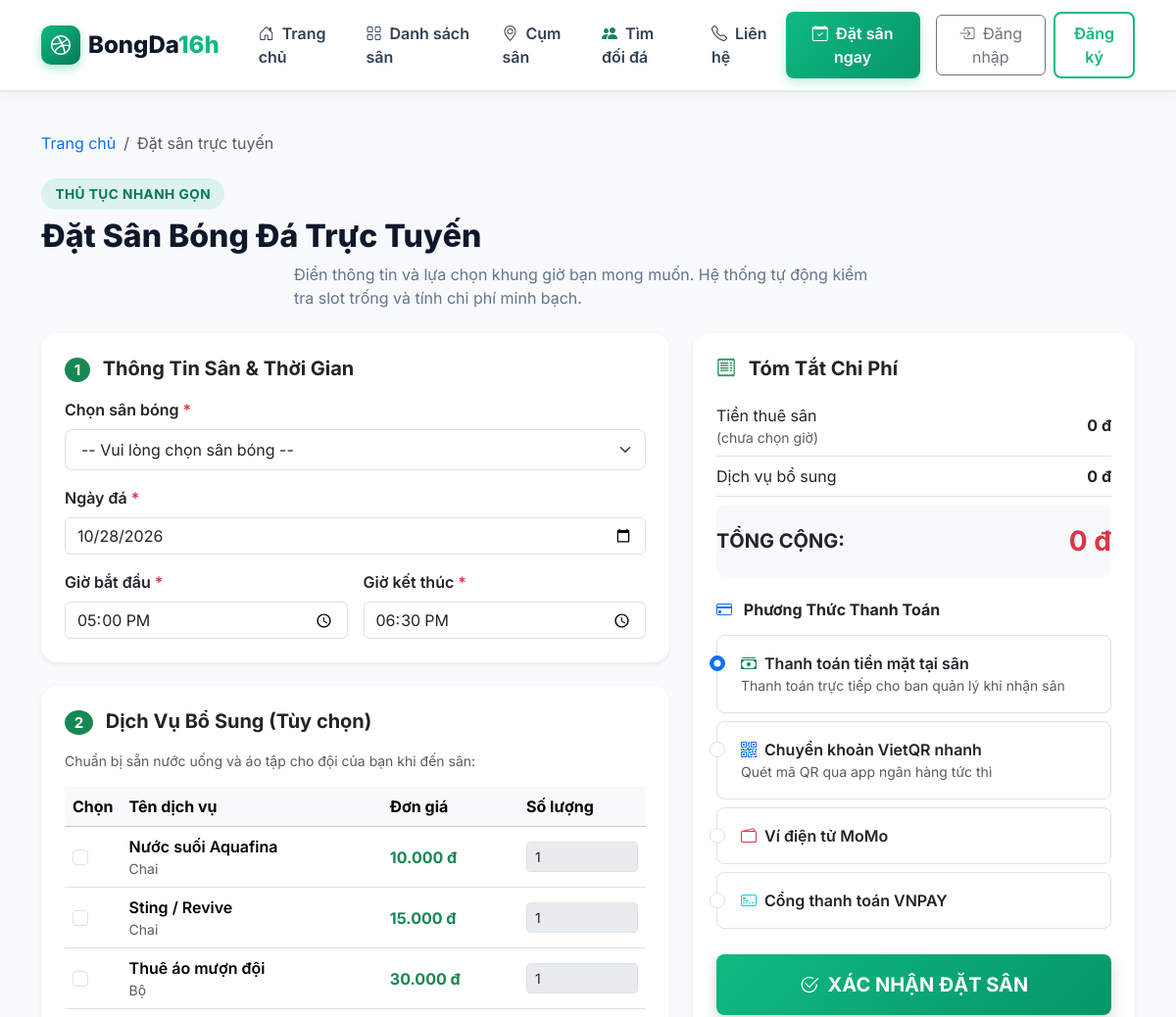
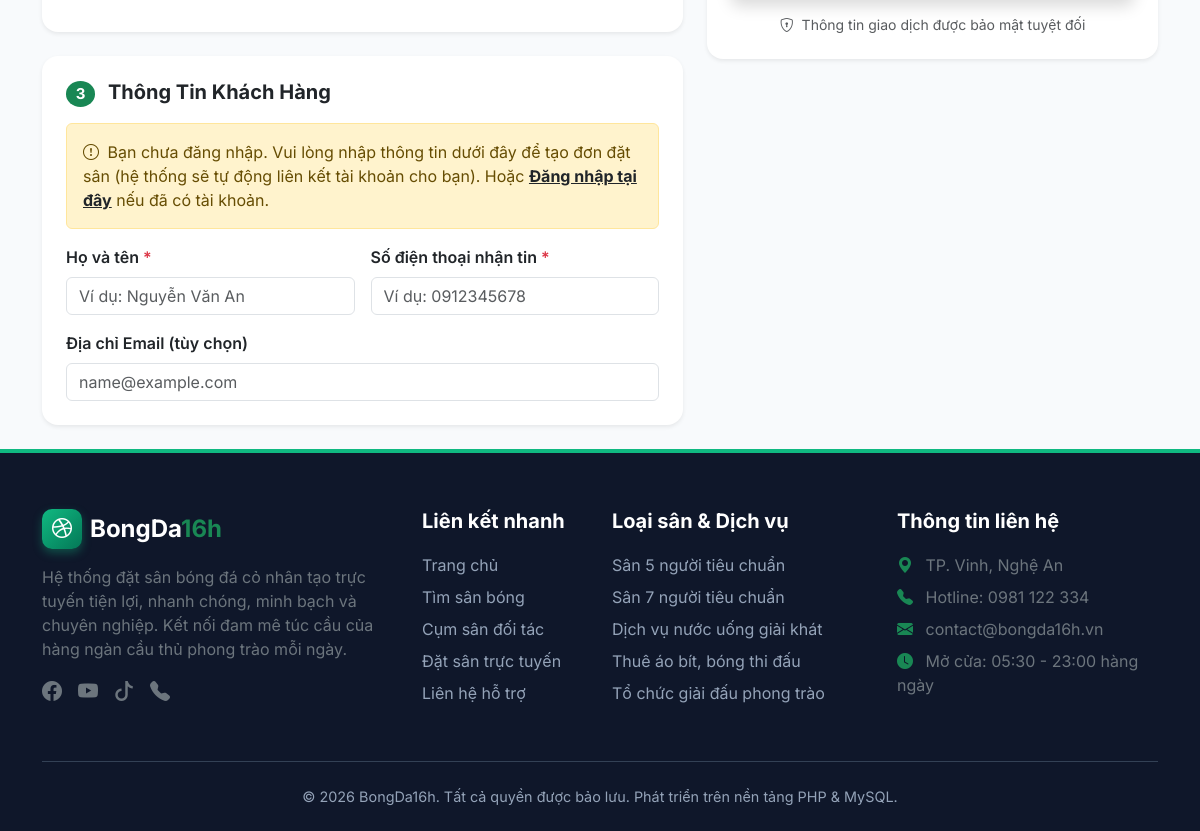
Page /pages/dat-san.php on the committed database (2 pictures, top to bottom).
### tables this page shows
CREATE TABLE IF NOT EXISTS `dich_vu` (
  `id` int(11) NOT NULL AUTO_INCREMENT,
  `ten_dich_vu` varchar(100) NOT NULL,
  `don_gia` decimal(10,2) DEFAULT NULL,
  `don_vi_tinh` varchar(20) DEFAULT NULL,
  PRIMARY KEY (`id`)
);

### includes/functions.php (called while the page is built, shortened)
<?php
function e($str) {
    return htmlspecialchars((string)$str, ENT_QUOTES, 'UTF-8');
}
function sanitize($str) {
    return trim(strip_tags((string)$str));
}
function formatCurrency($amount) {
    return number_format((float)$amount, 0, ',', '.') . ' đ';
}

### includes/auth.php (called while the page is built, shortened)
<?php
require_once __DIR__ . '/functions.php';
function getCurrentUser() {
    return $_SESSION['user'] ?? null;
}

### pages/dat-san.php (the view, shortened to what this page needs)
<?php
require_once __DIR__ . '/../includes/functions.php';
require_once __DIR__ . '/../includes/auth.php';
$pdo = getDBConnection();
$selectedDate    = sanitize($_GET['ngay_dat'] ?? date('Y-m-d'));
$selectedStart   = sanitize($_GET['gio_bat_dau'] ?? '17:00');
$selectedEnd     = sanitize($_GET['gio_ket_thuc'] ?? '18:30');
$services = $pdo->query("SELECT * FROM dich_vu ORDER BY id ASC")->fetchAll();
require_once __DIR__ . '/../includes/header.php';
?>
<div class="container py-4">
    <nav aria-label="breadcrumb" class="mb-4">
        <ol class="breadcrumb">
            <li class="breadcrumb-item"><a href="<?php echo BASE_URL; ?>/index.php" class="text-decoration-none">Trang chủ</a></li>
            <li class="breadcrumb-item active" aria-current="page">Đặt sân trực tuyến</li>
        </ol>
    </nav>
    <div class="section-header text-start mb-4">
        <span class="section-badge">Thủ tục nhanh gọn</span>
        <h2 class="section-title">Đặt Sân Bóng Đá Trực Tuyến</h2>
        <p class="section-desc text-start">Điền thông tin và lựa chọn khung giờ bạn mong muốn. Hệ thống tự động kiểm tra slot trống và tính chi phí minh bạch.</p>
    </div>
    <form action="<?php echo BASE_URL; ?>/actions/process_booking.php" method="POST" id="bookingForm">
        <div class="row g-4">
            <div class="col-lg-7">
                <div class="card border-0 shadow-sm rounded-4 p-4 mb-4">
                    <h5 class="fw-bold text-navy mb-3">
                        <span class="badge bg-success rounded-circle me-2">1</span> Thông Tin Sân & Thời Gian
                    </h5>
                    <div class="mb-3">
                        <label for="san_bong_id" class="form-label fw-semibold">Chọn sân bóng <span class="text-danger">*</span></label>
                        <select name="san_bong_id" id="san_bong_id" class="form-select form-select-lg fs-6" required>
                            <option value="">-- Vui lòng chọn sân bóng --</option>
                        </select>
                    </div>
                    <div class="mb-3">
                        <label for="ngay_dat" class="form-label fw-semibold">Ngày đá <span class="text-danger">*</span></label>
                        <input type="date" name="ngay_dat" id="ngay_dat" class="form-control"
                               value="<?php echo e($selectedDate); ?>" min="<?php echo date('Y-m-d'); ?>" required>
                    </div>
                    <div class="row g-3">
                        <div class="col-md-6">
                            <label for="gio_bat_dau" class="form-label fw-semibold">Giờ bắt đầu <span class="text-danger">*</span></label>
                            <input type="time" name="gio_bat_dau" id="gio_bat_dau" class="form-control" value="<?php echo e($selectedStart); ?>" step="900" required>
                        </div>
                        <div class="col-md-6">
                            <label for="gio_ket_thuc" class="form-label fw-semibold">Giờ kết thúc <span class="text-danger">*</span></label>
                            <input type="time" name="gio_ket_thuc" id="gio_ket_thuc" class="form-control" value="<?php echo e($selectedEnd); ?>" step="900" required>
                        </div>
                    </div>
                </div>
                <?php if (!empty($services)): ?>
                    <div class="card border-0 shadow-sm rounded-4 p-4 mb-4">
                        <h5 class="fw-bold text-navy mb-3">
                            <span class="badge bg-success rounded-circle me-2">2</span> Dịch Vụ Bổ Sung (Tùy chọn)
                        </h5>
                        <p class="text-muted small mb-3">Chuẩn bị sẵn nước uống và áo tập cho đội của bạn khi đến sân:</p>
                        <div class="table-responsive">
                            <table class="table align-middle">
                                <thead class="table-light">
                                    <tr>
                                        <th style="width: 40px;">Chọn</th>
                                        <th>Tên dịch vụ</th>
                                        <th>Đơn giá</th>
                                        <th style="width: 130px;">Số lượng</th>
                                    </tr>
                                </thead>
                                <tbody>
                                    <?php foreach ($services as $svc): ?>
                                        <tr>
                                            <td>
                                                <input class="form-check-input service-checkbox" type="checkbox"
                                                       name="services[<?php echo (int)$svc['id']; ?>]"
                                                       value="<?php echo (int)$svc['id']; ?>"
                                                       id="service_cb_<?php echo (int)$svc['id']; ?>">
                                            </td>
                                            <td>
                                                <label for="service_cb_<?php echo (int)$svc['id']; ?>" class="fw-semibold mb-0 cursor-pointer">
                                                    <?php echo e($svc['ten_dich_vu']); ?>
                                                </label>
                                                <small class="text-muted d-block"><?php echo e($svc['don_vi_tinh']); ?></small>
                                            </td>
                                            <td class="fw-bold text-success">
                                                <?php echo formatCurrency($svc['don_gia']); ?>
                                            </td>
                                            <td>
                                                <input type="number"
                                                       name="services[<?php echo (int)$svc['id']; ?>]"
                                                       id="service_qty_<?php echo (int)$svc['id']; ?>"
                                                       class="form-control form-control-sm service-qty-input"
                                                       value="1" min="1" max="50" disabled>
                                            </td>
                                        </tr>
                                    <?php endforeach; ?>
                                </tbody>
                            </table>
                        </div>
                    </div>
                <?php endif; ?>
                <div class="card border-0 shadow-sm rounded-4 p-4">
                    <h5 class="fw-bold text-navy mb-3">
                        <span class="badge bg-success rounded-circle me-2">3</span> Thông Tin Khách Hàng
                    </h5>
                    <?php if ($currentUser): ?>
                        <div class="alert alert-info d-flex align-items-center mb-0">
                            <i class="bi bi-person-check-fill fs-3 me-3 text-primary"></i>
                            <div>
                                <strong>Đang đặt sân với tài khoản:</strong> <?php echo e($currentUser['ho_ten']); ?><br>
                                <small>Số điện thoại: <?php echo e($currentUser['so_dien_thoai']); ?> | Email: <?php echo e($currentUser['email'] ?? 'Chưa cập nhật'); ?></small>
                            </div>
                        </div>
                    <?php else: ?>
                        <div class="alert alert-warning mb-3">
                            <i class="bi bi-exclamation-circle me-1"></i> Bạn chưa đăng nhập. Vui lòng nhập thông tin dưới đây để tạo đơn đặt sân (hệ thống sẽ tự động liên kết tài khoản cho bạn).
                            Hoặc <a href="<?php echo BASE_URL; ?>/pages/dang-nhap.php" class="fw-bold text-dark">Đăng nhập tại đây</a> nếu đã có tài khoản.
                        </div>
                        <div class="row g-3">
                            <div class="col-md-6">
                                <label for="ho_ten" class="form-label fw-semibold">Họ và tên <span class="text-danger">*</span></label>
                                <input type="text" name="ho_ten" id="ho_ten" class="form-control" placeholder="Ví dụ: Nguyễn Văn An" required>
                            </div>
                            <div class="col-md-6">
                                <label for="so_dien_thoai" class="form-label fw-semibold">Số điện thoại nhận tin <span class="text-danger">*</span></label>
                                <input type="tel" name="so_dien_thoai" id="so_dien_thoai" class="form-control" placeholder="Ví dụ: 0912345678" pattern="[0-9]{10}" required>
                            </div>
                            <div class="col-12">
                                <label for="email" class="form-label fw-semibold">Địa chỉ Email (tùy chọn)</label>
                                <input type="email" name="email" id="email" class="form-control" placeholder="name@example.com">
                            </div>
                        </div>
                    <?php endif; ?>
                </div>
            </div>
            <div class="col-lg-5">
                <div class="card border-0 shadow-sm rounded-4 p-4 sticky-top" style="top: 90px;">
                    <h5 class="fw-bold text-navy mb-3"><i class="bi bi-receipt text-success me-2"></i> Tóm Tắt Chi Phí</h5>
                    <ul class="list-group list-group-flush mb-4">
                        <li class="list-group-item d-flex justify-content-between align-items-center px-0">
                            <div>
                                <span>Tiền thuê sân</span>
                                <small class="text-muted d-block" id="displayPitchDuration">(chưa chọn giờ)</small>
                            </div>
                            <strong class="text-dark" id="displayPitchPrice">0 đ</strong>
                        </li>
                        <li class="list-group-item d-flex justify-content-between align-items-center px-0">
                            <span>Dịch vụ bổ sung</span>
                            <strong class="text-dark" id="displayServiceTotal">0 đ</strong>
                        </li>
                        <li class="list-group-item d-flex justify-content-between align-items-center px-0 bg-light p-3 rounded-3 mt-2">
                            <span class="fs-5 fw-bold text-navy">TỔNG CỘNG:</span>
                            <span class="fs-3 fw-bold text-danger" id="displayGrandTotal">0 đ</span>
                        </li>
                    </ul>
                    <h6 class="fw-bold text-navy mb-3"><i class="bi bi-credit-card text-primary me-2"></i> Phương Thức Thanh Toán</h6>
                    <div class="mb-4">
                        <div class="form-check p-3 border rounded-3 mb-2">
                            <input class="form-check-input" type="radio" name="phuong_thuc_thanh_toan" id="pay_cash" value="Tiền mặt" checked>
                            <label class="form-check-label fw-semibold ms-2" for="pay_cash">
                                <i class="bi bi-cash-stack text-success me-1"></i> Thanh toán tiền mặt tại sân
                                <small class="text-muted d-block fw-normal">Thanh toán trực tiếp cho ban quản lý khi nhận sân</small>
                            </label>
                        </div>
                        <div class="form-check p-3 border rounded-3 mb-2">
                            <input class="form-check-input" type="radio" name="phuong_thuc_thanh_toan" id="pay_bank" value="Chuyển khoản">
                            <label class="form-check-label fw-semibold ms-2" for="pay_bank">
                                <i class="bi bi-qr-code text-primary me-1"></i> Chuyển khoản VietQR nhanh
                                <small class="text-muted d-block fw-normal">Quét mã QR qua app ngân hàng tức thì</small>
                            </label>
                        </div>
                        <div class="form-check p-3 border rounded-3 mb-2">
                            <input class="form-check-input" type="radio" name="phuong_thuc_thanh_toan" id="pay_momo" value="Momo">
                            <label class="form-check-label fw-semibold ms-2" for="pay_momo">
                                <i class="bi bi-wallet2 text-danger me-1"></i> Ví điện tử MoMo
                            </label>
                        </div>
                        <div class="form-check p-3 border rounded-3">
                            <input class="form-check-input" type="radio" name="phuong_thuc_thanh_toan" id="pay_vnpay" value="VNPay">
                            <label class="form-check-label fw-semibold ms-2" for="pay_vnpay">
                                <i class="bi bi-credit-card-2-front text-info me-1"></i> Cổng thanh toán VNPAY
                            </label>
                        </div>
                    </div>
                    <button type="submit" id="submitBookingBtn" class="btn btn-primary-pitch w-100 py-3 fs-5 fw-bold shadow">
                        <i class="bi bi-check2-circle me-1"></i> XÁC NHẬN ĐẶT SÂN
                    </button>
                    <p class="text-center text-muted small mt-3 mb-0">
                        <i class="bi bi-shield-lock me-1"></i> Thông tin giao dịch được bảo mật tuyệt đối
                    </p>
                </div>
            </div>
        </div>
    </form>
</div>
<?php require_once __DIR__ . '/../includes/footer.php'; ?>

### rows in the picture
dich_vu: ten_dich_vu "Nước suối Aquafina", don_vi_tinh "Chai", don_gia "10.000 đ", id "1"
dich_vu: ten_dich_vu "Sting / Revive", don_vi_tinh "Chai", don_gia "15.000 đ"
dich_vu: ten_dich_vu "Thuê áo mượn đội", don_vi_tinh "Bộ", don_gia "30.000 đ"
